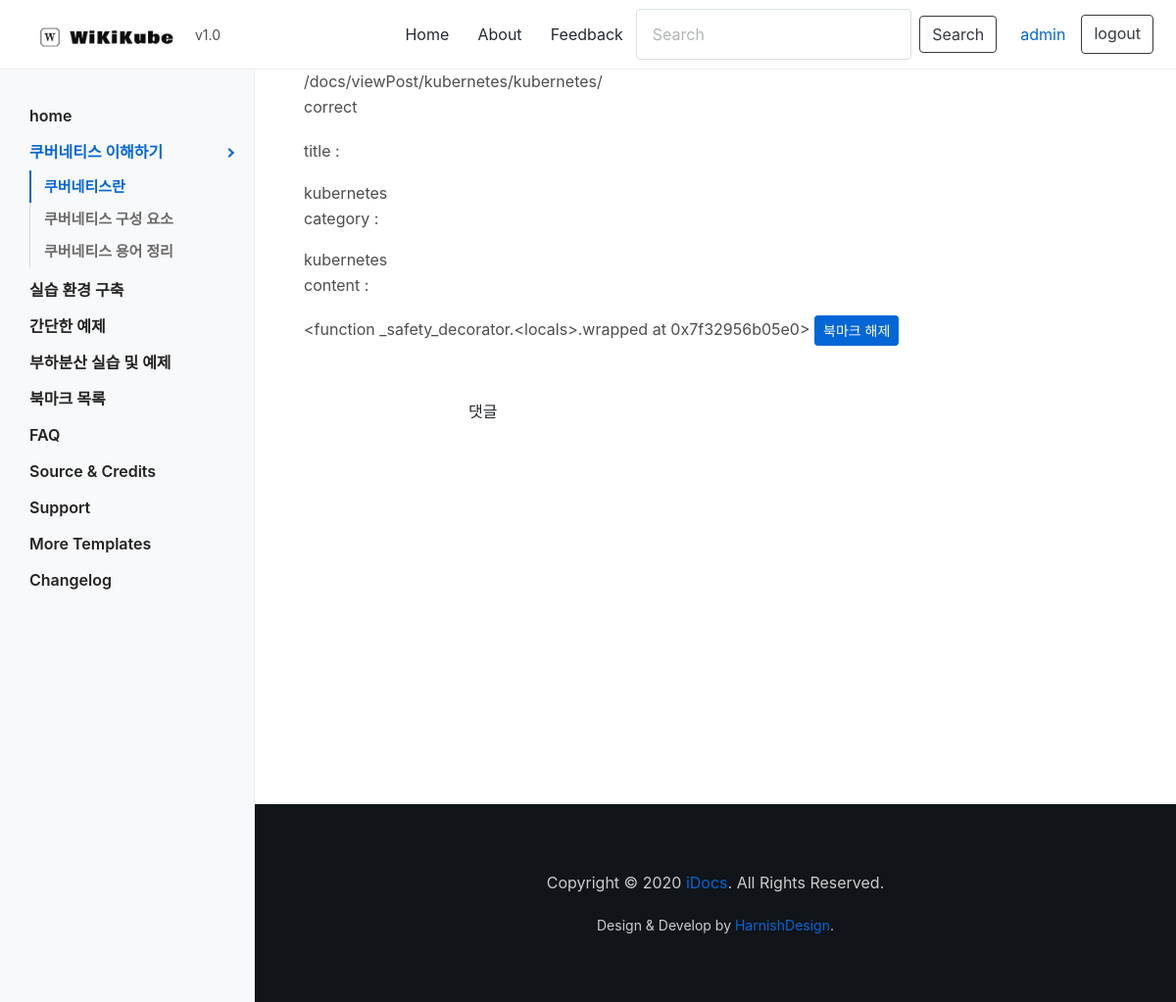
Page /docs/viewPost/kubernetes/kubernetes/ (signed in) on the committed database.
### k8s_doc/models.py (models this page shows, shortened)
class Post(models.Model):
    title = models.CharField(max_length=100, null=False)
    category = models.CharField(max_length=100, null=False)
    content = models.TextField(max_length=5000, null=False)
    post_time = models.DateTimeField(auto_now_add=True)

### k8s_doc/views.py (the view)
# urls.py: path('viewPost/<str:category>/<str:title>/', views.viewPost, name='viewPost'),
def viewPost(request, category, title ):
    post = get_object_or_404(Post, category=category, title=title)
    comments = Comment.objects.filter(post_id=post)
    if request.user:
        if Bookmark.objects.filter(book_user=request.user, post_id=post.id) is not None:
            context = {'post': post, 'comments': comments, 'bookmark': Bookmark.objects.filter(book_user=request.user, post_id=post.id)}
            return render(request, "postDetail.html", context)
    else:
        context = {'post': post, 'comments': comments}
        return render(request, "postDetail.html", context)

### k8s_doc/templatetags/doc_filter.py (called while the page is built)
@register.filter
def formatted_markdown(text):
    return mark_safe(markdownify(text))

### k8s_doc/templates/postDetail.html (shortened to what this page needs)
{% extends 'k8s_doc/base.html' %}
{% block content %}
  <div class="idocs-content">
    {{ request.path }}
    {% if '/kubernetes/kubernetes' in request.path %}
    <p>correct</p>
    {% else %}
    <p>incorrect</p>
    {% endif %}
    {% load doc_filter %}
  <p>title :</p>{{ post.title }}
  <br>
  <p>category :</p>{{ post.category }}
  <br>
  <p>content :</p>{{ post.content|formatted_markdown }}
      {% if request.user %}
          {% if bookmark %}
            <form method = "post" action = "{% url 'docs:delBookmark' %}">
                  <button type="submit" class="btn btn-primary btn-sm shadow-none" type="button">북마크 해제</button>
              </form>
          {% else %}
            <form method = "post" action = "{% url 'docs:addBookmark' %}">
                {% csrf_token %}
                    <input type = "hidden" name = "post_id" value = "{{post.id}}">
                  <button type="submit" class="btn btn-primary btn-sm shadow-none" type="button">북마크</button>
            </form>
          {% endif %}
      {% endif %}
    <div class="container mt-5" >
        <div class="d-flex justify-content-center row">
            <div class="col-md-8">
                <p>
                    <span class="btn" type="button" data-toggle="collapse" data-target="#collapse" aria-expanded="false" aria-controls="collapse">
                      댓글
                    </span>
                  </p>
        </div>
    </div>
    </div>
</div>
{% endblock %}

### k8s_doc/templates/k8s_doc/base.html (shortened to what this page needs)
<!DOCTYPE html>
<html lang="en">
<head>
{% load static %}
<link rel="stylesheet" type="text/css" href="{% static 'assets/vendor/bootstrap/css/bootstrap.min.css' %}" />
<link rel="stylesheet" type="text/css" href="{% static 'assets/vendor/font-awesome/css/all.min.css' %}" />
<link rel="stylesheet" type="text/css" href="{% static 'assets/vendor/magnific-popup/magnific-popup.min.css' %}" />
<link rel="stylesheet" type="text/css" href="{% static 'assets/vendor/highlight.js/styles/github.css' %}" />
<link rel="stylesheet" type="text/css" href="{% static 'assets/css/stylesheet.css' %}" />
<link rel="stylesheet" href="{% static 'assets/css/comment.css' %}">
</head>
<body data-spy="scroll" data-target=".idocs-navigation" data-offset="125">
<div id="main-wrapper">
  <header id="header" class="sticky-top">
    <nav class="primary-menu navbar navbar-expand-lg navbar-dropdown-dark">
      <div class="container-fluid">
        <a class="logo ml-md-3 "  href="{% url 'index' %}" title="iDocs Template"> <img src="{% static 'assets/images/logo.png' %}" height="auto" width="160px" alt="iDocs Template"/> </a>
		<span class="text-2 ml-2">v1.0</span>
		<div id="header-nav" class="collapse navbar-collapse justify-content-end">
          <ul class="navbar-nav">
            <li class="dropdown"> <a class="dropdown-toggle" href="#">Home</a>
            </li>
            <li><a target="_blank" href="feedback.html">About</a></li>
            <li><a target="_blank" href="{% url 'docs:feedback' %}">Feedback</a></li>
            <form class="form-inline">
              <input class="form-control mr-sm-2" type="search" placeholder="Search" aria-label="Search">
              <button class="btn btn-outline-dark my-2 my-sm-0" type="submit">Search</button>
            </form>
          </ul>
        </div>
          <ul class="social-icons social-icons-sm ml-lg-2 mr-2">
            {% if user.is_active %}
            <a class="nav-link" href="{% url 'change_password' %}">{{user.username}}</a>
            <a class="btn btn-outline-dark my-2 my-sm-0" href="{% url 'logout' %}?next=/docs/index">logout</a>
            {% else %}
            <a class="btn btn-outline-dark my-2 my-sm-0" href="{% url 'signup' %}"> Sign up</a>&nbsp&nbsp
            <a class="btn btn-outline-dark my-2 my-sm-0" href="{% url 'login' %}"> Login</a>
          </ul>
            {% endif %}
      </div>
    </nav>
  </header>
  <div id="content" role="main">
    <div class="sidebar bg-light">
      <ul class="nav flex-column ">
        <li class="nav-item"><a class="nav-link {% if '/index' in request.path or '/' == request.path %}active{% endif %}" href="{% url 'index' %}">home</a></li>
        <li class="nav-item"><a class="nav-link {% if '/viewPost/kubernetes' in request.path %}active{% endif %}" href="{% url 'docs:viewPost' category='kubernetes' title='kubernetes' %}">쿠버네티스 이해하기</a>
          <ul class="nav flex-column">
            <li class="nav-item"><a class="nav-link {% if '/viewPost/kubernetes/kubernetes' in request.path %}active{% endif %}" href="{% url 'docs:viewPost' category='kubernetes' title='kubernetes' %}">쿠버네티스란</a></li>
            <li class="nav-item"><a class="nav-link {% if '/viewPost/kubernetes/elements' in request.path %}active{% endif %}" href="{% url 'docs:viewPost' category='kubernetes' title='elements' %}">쿠버네티스 구성 요소</a></li>
            <li class="nav-item"><a class="nav-link {% if '/viewPost/kubernetes/terminology' in request.path %}active{% endif %}" href="{% url 'docs:viewPost' category='kubernetes' title='terminology' %}">쿠버네티스 용어 정리</a></li>
          </ul>
        </li>
        <li class="nav-item"><a class="nav-link {% if '/viewPost/environment' in request.path %}active{% endif %}" href="{% url 'docs:viewPost' category='environment' title='mac' %}">실습 환경 구축</a>
        </li>
        <li class="nav-item"><a class="nav-link {% if '/viewPost/examples' in request.path %}active{% endif %}" href="{% url 'docs:viewPost' category='examples' title='kub_installation' %}">간단한 예제</a>
        </li>
        <li class="nav-item"><a class="nav-link {% if '/viewPost/lb' in request.path %}active{% endif %}" href="{% url 'docs:viewPost' category='lb' title='metallb' %}">부하분산 실습 및 예제</a>
        </li>
        <li class="nav-item"><a class="nav-link {% if '/showBookmark' in request.path %}active{% endif %}" href="{% url 'docs:showBookmark' %}">북마크 목록</a>
        </li>
        <li class="nav-item"><a class="nav-link" href="#idocs_faq">FAQ</a></li>
        <li class="nav-item"><a class="nav-link" href="#idocs_source_credits">Source & Credits</a></li>
        <li class="nav-item"><a class="nav-link" href="#idocs_support">Support</a></li>
        <li class="nav-item"><a class="nav-link" href="#idocs_templates">More Templates</a></li>
        <li class="nav-item"><a class="nav-link" href="#idocs_changelog">Changelog</a>
        </li>
      </ul>
    </div>
  {% block content %}
  {% endblock %}
  <footer id="footer" class="section bg-dark footer-text-light">
    <div class="container">
      <p class="text-center">Copyright &copy; 2020 <a href="http://www.harnishdesign.net/idocs-one-page-documentation-html-template/">iDocs</a>. All Rights Reserved.</p>
	  <p class="text-2 text-center mb-0">Design &amp; Develop by <a class="btn-link" target="_blank" href="http://www.harnishdesign.net/">HarnishDesign</a>.</p>
    </div>
  </footer>
</div>
</body>
</html>

### front/assets/css/stylesheet.css (style rules this page uses)
body, html { height: 100%; }
body { background: #dddddd; color: #4c4d4d; }
form { padding: 0; margin: 0; display: inline; }
img { vertical-align: inherit; }
a, a:focus { color: #0366d6; -webkit-transition: all 0.2s ease; transition: all 0.2s ease; }
p { line-height: 1.8; }
dl, ol, ul, pre, blockquote, .table { margin-bottom: 1.8rem; }
.text-2 { font-size: 14px !important; font-size: 0.875rem !important; }
.bg-dark { background-color: #111418 !important; }
#main-wrapper { background: #fff; }
@media (min-width: 1200px) { .container { max-width: 1170px !important; } }
.sidebar { position: fixed; top: 70px; left: 0; overflow: hidden; overflow-y: auto; width: 260px; height: calc(100% - 70px); z-index: 1; border-right: 1px solid rgba(0, 0, 0, 0.05); transition: all 0.3s; }
.sidebar > .nav { padding: 30px 0; }
.sidebar .nav .nav-item { position: relative; }
.sidebar .nav .nav { margin: 0 0 5px; }
.sidebar .nav .nav-link { position: relative; padding: 6px 30px; line-height: 25px; font-weight: 600; }
.sidebar .nav .nav-item:hover > .nav-link, .sidebar .nav .nav-item .nav-link.active { font-weight: 700; }
.sidebar .nav .nav { display: none; border-left: 1px solid regba(0, 0, 0, 0.3); }
.sidebar .nav .nav .nav-item .nav-link:after { content: ""; position: absolute; left: 30px; height: 100%; border-left: 1px solid rgba(0, 0, 0, 0.12); width: 1px; top: 0; }
.sidebar .nav .nav .nav-item .nav-link.active:after { border-color: #0366d6; border-width: 2px; }
.sidebar .nav .nav-item .nav-link.active + .nav { display: block; }
.sidebar .nav .nav .nav-link { color: #6a6a6a; padding: 4px 30px 4px 45px; font-size: 15px; text-transform: none; }
.sidebar > .nav > .nav-item > .nav-link.active:after { position: absolute; content: " "; top: 50%; right: 18px; border-color: #000; border-top: 2px solid; border-right: 2px solid; width: 7px; height: 7px; -webkit-transform: translate(-50%, -50%) rotate(45deg); transform: translate(-50%, -50%) rotate(45deg); -webkit-transition: all 0.2s ease; transition: all 0.2s ease; }
.idocs-content { position: relative; margin-left: 260px; padding: 0px 50px 50px; min-height: 750px; transition: all 0.3s; }
#header { -webkit-transition: all 0.5s ease; transition: all 0.5s ease; }
#header .navbar { padding: 0px; min-height: 70px; }
#header .logo { -webkit-box-align: center; -ms-flex-align: center; align-items: center; display: -webkit-box; display: -ms-flexbox; display: flex; -ms-flex-item-align: stretch; align-self: stretch; }
.primary-menu { display: -webkit-box !important; display: -ms-flexbox !important; display: flex !important; height: auto !important; -webkit-box-ordinal-group: 0; -ms-flex-item-align: stretch; align-self: stretch; background: #fff; border-bottom: 1px solid #efefef; }
.primary-menu ul.navbar-nav > li { display: -webkit-box; display: -ms-flexbox; display: flex; height: 100%; }
.primary-menu ul.navbar-nav > li + li { margin-left: 2px; }
.primary-menu ul.navbar-nav > li a { display: -webkit-box; display: -ms-flexbox; display: flex; -webkit-box-align: center; -ms-flex-align: center; align-items: center; }
.primary-menu ul.navbar-nav > li > a:not(.btn) { height: 70px; padding: 0px 0.85em; color: #252b33; -webkit-transition: all 0.2s ease; transition: all 0.2s ease; position: relative; position: relative; }
.primary-menu .dropdown-toggle:after { content: none; }
.nav .nav-item .nav-link { color: #222222; }
.nav:not(.nav-pills) .nav-item .nav-link.active, .nav:not(.nav-pills) .nav-item .nav-link:hover { color: #0366d6; }
#footer { background: #fff; color: #252b33; margin-left: 260px; padding: 66px 0px; padding: 4.125rem 0; }
#footer.footer-text-light { color: rgba(250, 250, 250, 0.8); }
.social-icons { margin: 0; padding: 0; display: -ms-flexbox; display: flex; -ms-flex-wrap: wrap; flex-wrap: wrap; list-style: none; }
.form-control, .custom-select { border-color: #dae1e3; font-size: 16px; color: #656565; }
.form-control:not(.form-control-sm) { padding: .810rem .96rem; height: inherit; }
.text-primary, .btn-light, .btn-outline-light:hover, .btn-link, .btn-outline-light:not(:disabled):not(.disabled).active, .btn-outline-light:not(:disabled):not(.disabled):active { color: #0366d6 !important; }
.btn-primary { background-color: #0366d6; border-color: #0366d6; }

### front/assets/css/comment.css (style rules this page uses)
body { background: #eee }
.shadow-none { box-shadow: none }

### rows in the picture
Post: title "kubernetes", category "kubernetes", content "<function _safety_decorator.<locals>.wrapped at 0x7f32956b05e0>"

### other values in the picture
{{ user.username }} "admin"
{{ request.path }} "/docs/viewPost/kubernetes/kubernetes/"
